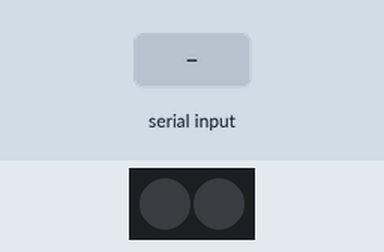
Bench run of a sketch on a simulated Arduino Uno, built with avr-gcc and run on an emulated ATmega328P. On the bench: 2 RGB LEDs in strip order, left to right. The test bench sets the inputs (shaded band). Colours are those a GRB WS2812 strip shows for the declared byte order.

Above: at 1.2 s.
1.3 s: "1" received over Serial
At 1.42 s:
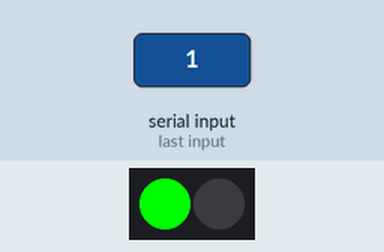
3.0 s: "2" received over Serial
At 3.12 s:
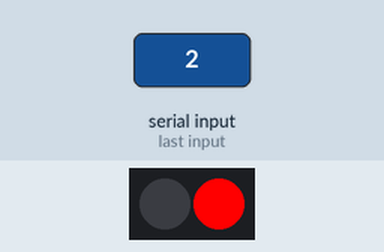
4.7 s: "3" received over Serial
At 5.3 s:
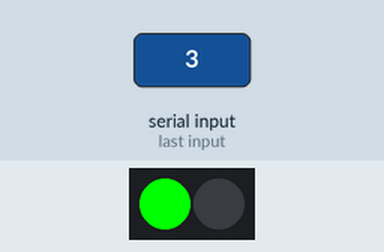
6.2 s: "5" received over Serial
At 6.5 s:
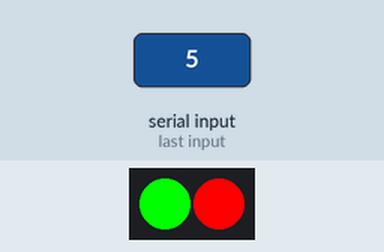
7.7 s: "4" received over Serial
At 8.8 s:
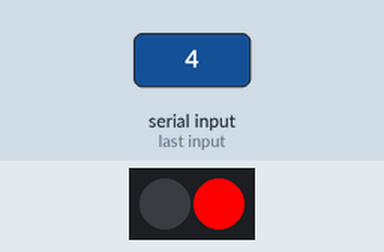
Timing chart, 0 to 10.2 s (numbered marks = the images above; inputs shaded):
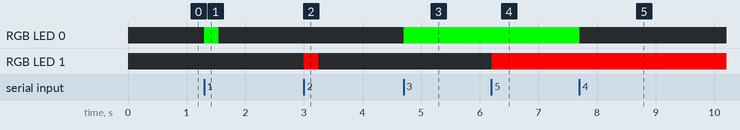

Measured:
- after the input at 1.3 s, RGB LED 0: off → RGB(0, 255, 0) at once, → off 0.25 s later
- after the input at 3.0 s, RGB LED 1: off → RGB(255, 0, 0) at once, → off 0.25 s later
- after the input at 4.7 s, RGB LED 0: off → RGB(0, 255, 0) at once
- after the input at 6.2 s, RGB LED 1: off → RGB(255, 0, 0) at once
- after the input at 7.7 s, RGB LED 0: RGB(0, 255, 0) → off at once

The sketch:

TTL_reward_delivery_FastLED.ino
```cpp
/*
Simple Arduino sketch to turn on two LEDs with serial input.
Used for LinearTrack_er app to prototype

Used addressable LEDs as this easily allows more LEDs to be added to the circuit for additional
logic testing.

requires the FastLED library to run. could easily switch out the FastLED for simple LEDS
*/

#include <FastLED.h>
#define LED_PIN 12
#define NUM_LEDS 2

int openTime1 = 250;
int incomingByte;


CRGB leds[NUM_LEDS];

// the setup function runs once when you press reset or power the board
void setup() {
  FastLED.addLeds<WS2812, LED_PIN, RGB>(leds, NUM_LEDS);
  FastLED.clear();
  leds[0] = CRGB(0, 0, 0);
  leds[1] = CRGB(0, 0, 0);
  FastLED.show();
  Serial.begin(9600); //open serial port and set rate to 9600 baud

}

void loop() {
  // put your main code here, to run repeatedly:
   while (Serial.available()) {


      incomingByte = Serial.read();
      //    serialReceived = Serial.parseInt();
      if (incomingByte == '1') {

          leds[0] = CRGB(255, 0, 0);
          FastLED.show();
          delay(openTime1);
          FastLED.clear();
          leds[0] = CRGB(0, 0, 0);
          FastLED.show();
          break;
          }

      if (incomingByte == '2') {
          leds[1] = CRGB(0, 255, 0);
          FastLED.show();
          delay(openTime1);
          FastLED.clear();
          leds[1] = CRGB(0, 0, 0);
          FastLED.show();
          break;
          }

      if (incomingByte == '3') {
          leds[0] = CRGB(255, 0, 0);
          FastLED.show();
          break;
          }
      if (incomingByte == '4') {
          leds[0] = CRGB(0, 0, 0);
          FastLED.show();
          break;
          }
      if (incomingByte == '5') {
          leds[1] = CRGB(0, 255, 0);
          FastLED.show();
          break;
          }
     if (incomingByte == '6') {
          leds[1] = CRGB(0, 0, 0);
          FastLED.show();
          break;
          }
     }

  }
```
